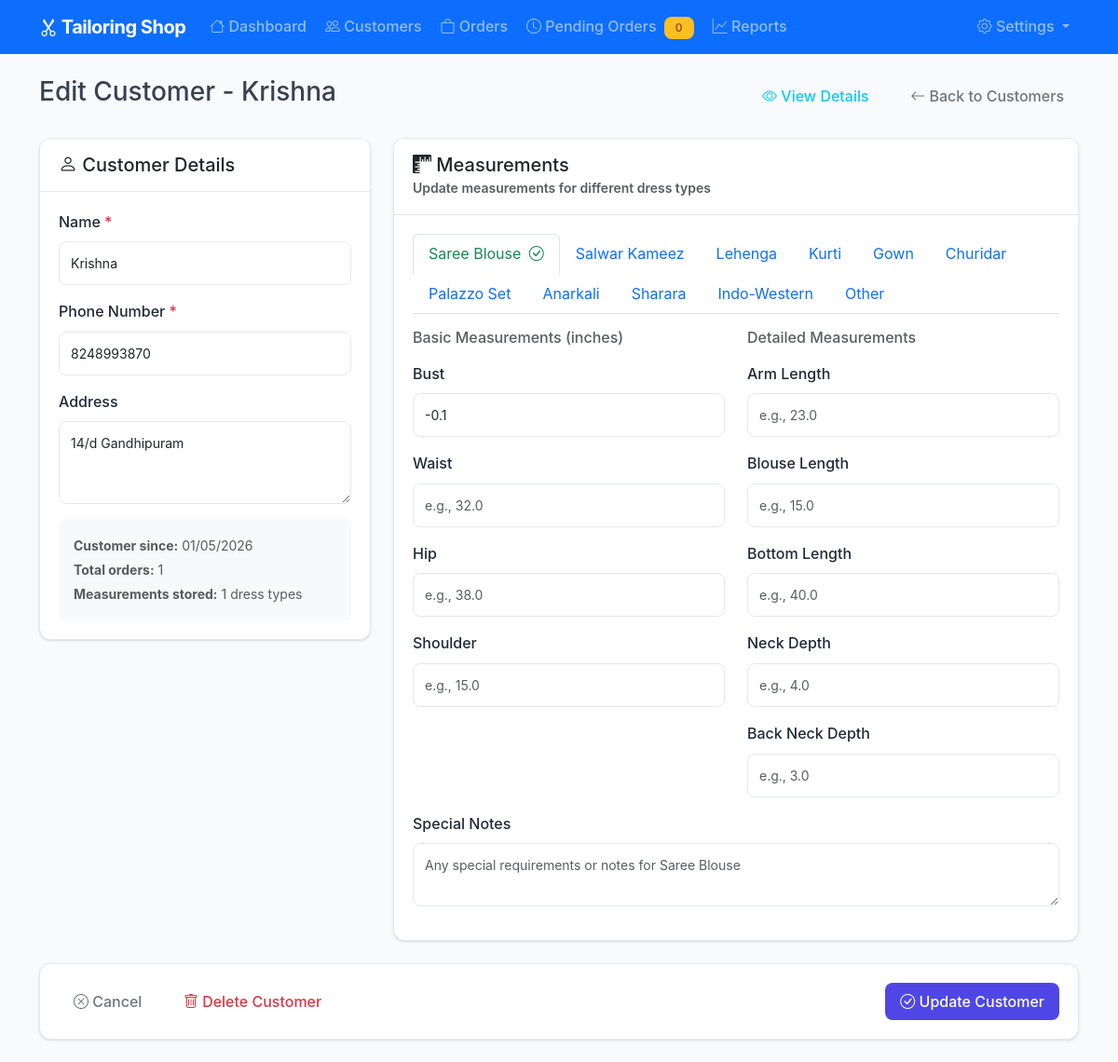
The page /customers/edit/1 on the database its author committed.
### models.py (models this page shows, shortened)
class Customer(db.Model):
    id = db.Column(db.Integer, primary_key=True)
    name = db.Column(db.String(100), nullable=False)
    phone = db.Column(db.String(15), nullable=False)
    address = db.Column(db.Text)
    created_at = db.Column(db.DateTime, default=datetime.utcnow)
    updated_at = db.Column(db.DateTime, default=datetime.utcnow, onupdate=datetime.utcnow)
    orders = db.relationship('Order', backref='customer', lazy=True, cascade='all, delete-orphan')
    measurements = db.relationship('Measurement', backref='customer', lazy=True, cascade='all, delete-orphan')

class Measurement(db.Model):
    id = db.Column(db.Integer, primary_key=True)
    customer_id = db.Column(db.Integer, db.ForeignKey('customer.id'), nullable=False)
    dress_type = db.Column(db.String(50), nullable=False)  # saree_blouse, salwar, lehenga, kurti, gown, etc.
    bust = db.Column(db.Float)
    waist = db.Column(db.Float)
    hip = db.Column(db.Float)
    shoulder = db.Column(db.Float)
    arm_length = db.Column(db.Float)
    blouse_length = db.Column(db.Float)
    kurti_length = db.Column(db.Float)
    salwar_length = db.Column(db.Float)
    bottom_length = db.Column(db.Float)
    neck_depth = db.Column(db.Float)
    back_neck_depth = db.Column(db.Float)
    notes = db.Column(db.Text)
    created_at = db.Column(db.DateTime, default=datetime.utcnow)
    updated_at = db.Column(db.DateTime, default=datetime.utcnow, onupdate=datetime.utcnow)

### blueprints/customers.py (the view, shortened to what this page needs)
@customers_bp.route('/edit/<int:id>', methods=['GET', 'POST'])
def edit(id):
    customer = Customer.query.get_or_404(id)
    return render_template('customers/edit.html', customer=customer, dress_types=DRESS_TYPES)

### templates/customers/edit.html (shortened to what this page needs)
{% extends "base.html" %}
{% block content %}
<div class="row">
    <div class="col-12">
        <div class="d-flex justify-content-between align-items-center mb-4">
            <h1 class="h3">Edit Customer - {{ customer.name }}</h1>
            <div>
                <a href="{{ url_for('customers.view', id=customer.id) }}" class="btn btn-outline-info me-2">
                    <i class="bi bi-eye"></i> View Details
                </a>
                <a href="{{ url_for('customers.index') }}" class="btn btn-outline-secondary">
                    <i class="bi bi-arrow-left"></i> Back to Customers
                </a>
            </div>
        </div>
    </div>
</div>
<form method="POST" novalidate>
    <div class="row">
        <div class="col-lg-4 mb-4">
            <div class="card">
                <div class="card-header">
                    <h5 class="card-title mb-0">
                        <i class="bi bi-person"></i> Customer Details
                    </h5>
                </div>
                <div class="card-body">
                    <div class="mb-3">
                        <label for="name" class="form-label">Name <span class="text-danger">*</span></label>
                        <input type="text" class="form-control" id="name" name="name"
                               value="{{ customer.name }}" required>
                    </div>
                    <div class="mb-3">
                        <label for="phone" class="form-label">Phone Number <span class="text-danger">*</span></label>
                        <input type="tel" class="form-control" id="phone" name="phone"
                               value="{{ customer.phone }}" required>
                    </div>
                    <div class="mb-3">
                        <label for="address" class="form-label">Address</label>
                        <textarea class="form-control" id="address" name="address" rows="3">{{ customer.address or '' }}</textarea>
                    </div>
                    <div class="mt-3 p-3 bg-light rounded">
                        <small class="text-muted">
                            <strong>Customer since:</strong> {{ customer.created_at.strftime('%d/%m/%Y') }}<br>
                            <strong>Total orders:</strong> {{ customer.orders|length }}<br>
                            <strong>Measurements stored:</strong> {{ customer.measurements|length }} dress types
                        </small>
                    </div>
                </div>
            </div>
        </div>
        <div class="col-lg-8 mb-4">
            <div class="card">
                <div class="card-header">
                    <h5 class="card-title mb-0">
                        <i class="bi bi-rulers"></i> Measurements
                    </h5>
                    <small class="text-muted">Update measurements for different dress types</small>
                </div>
                <div class="card-body">
                    <ul class="nav nav-tabs" id="measurementTabs" role="tablist">
                        {% for dress_type in dress_types %}
                        {% set dress_key = dress_type.lower().replace(' ', '_') %}
                        {% set has_measurement = customer.measurements | selectattr('dress_type', 'equalto', dress_type) | list | length > 0 %}
                        <li class="nav-item" role="presentation">
                            <button class="nav-link {% if loop.first %}active{% endif %} {% if has_measurement %}text-success{% endif %}"
                                    id="{{ dress_key }}-tab"
                                    data-bs-toggle="tab"
                                    data-bs-target="#{{ dress_key }}-pane"
                                    type="button" role="tab">
                                {{ dress_type }}
                                {% if has_measurement %}<i class="bi bi-check-circle ms-1"></i>{% endif %}
                            </button>
                        </li>
                        {% endfor %}
                    </ul>
                    <div class="tab-content mt-3" id="measurementTabContent">
                        {% for dress_type in dress_types %}
                        {% set dress_key = dress_type.lower().replace(' ', '_') %}
                        {% set measurement = customer.measurements | selectattr('dress_type', 'equalto', dress_type) | first %}
                        <div class="tab-pane fade {% if loop.first %}show active{% endif %}"
                             id="{{ dress_key }}-pane" role="tabpanel">
                            <div class="row">
                                <div class="col-md-6">
                                    <h6 class="text-muted mb-3">Basic Measurements (inches)</h6>
                                    <div class="mb-3">
                                        <label class="form-label">Bust</label>
                                        <input type="number" step="0.1" class="form-control"
                                               name="{{ dress_key }}_bust"
                                               value="{{ measurement.bust if measurement and measurement.bust else '' }}"
                                               placeholder="e.g., 36.0">
                                    </div>
                                    <div class="mb-3">
                                        <label class="form-label">Waist</label>
                                        <input type="number" step="0.1" class="form-control"
                                               name="{{ dress_key }}_waist"
                                               value="{{ measurement.waist if measurement and measurement.waist else '' }}"
                                               placeholder="e.g., 32.0">
                                    </div>
                                    <div class="mb-3">
                                        <label class="form-label">Hip</label>
                                        <input type="number" step="0.1" class="form-control"
                                               name="{{ dress_key }}_hip"
                                               value="{{ measurement.hip if measurement and measurement.hip else '' }}"
                                               placeholder="e.g., 38.0">
                                    </div>
                                    <div class="mb-3">
                                        <label class="form-label">Shoulder</label>
                                        <input type="number" step="0.1" class="form-control"
                                               name="{{ dress_key }}_shoulder"
                                               value="{{ measurement.shoulder if measurement and measurement.shoulder else '' }}"
                                               placeholder="e.g., 15.0">
                                    </div>
                                </div>
                                <div class="col-md-6">
                                    <h6 class="text-muted mb-3">Detailed Measurements</h6>
                                    <div class="mb-3">
                                        <label class="form-label">Arm Length</label>
                                        <input type="number" step="0.1" class="form-control"
                                               name="{{ dress_key }}_arm_length"
                                               value="{{ measurement.arm_length if measurement and measurement.arm_length else '' }}"
                                               placeholder="e.g., 23.0">
                                    </div>
                                    {% if 'blouse' in dress_type.lower() %}
                                    <div class="mb-3">
                                        <label class="form-label">Blouse Length</label>
                                        <input type="number" step="0.1" class="form-control"
                                               name="{{ dress_key }}_blouse_length"
                                               value="{{ measurement.blouse_length if measurement and measurement.blouse_length else '' }}"
                                               placeholder="e.g., 15.0">
                                    </div>
                                    {% endif %}
                                    <div class="mb-3">
                                        <label class="form-label">Bottom Length</label>
                                        <input type="number" step="0.1" class="form-control"
                                               name="{{ dress_key }}_bottom_length"
                                               value="{{ measurement.bottom_length if measurement and measurement.bottom_length else '' }}"
                                               placeholder="e.g., 40.0">
                                    </div>
                                    <div class="mb-3">
                                        <label class="form-label">Neck Depth</label>
                                        <input type="number" step="0.1" class="form-control"
                                               name="{{ dress_key }}_neck_depth"
                                               value="{{ measurement.neck_depth if measurement and measurement.neck_depth else '' }}"
                                               placeholder="e.g., 4.0">
                                    </div>
                                    <div class="mb-3">
                                        <label class="form-label">Back Neck Depth</label>
                                        <input type="number" step="0.1" class="form-control"
                                               name="{{ dress_key }}_back_neck_depth"
                                               value="{{ measurement.back_neck_depth if measurement and measurement.back_neck_depth else '' }}"
                                               placeholder="e.g., 3.0">
                                    </div>
                                </div>
                            </div>
                            <div class="row">
                                <div class="col-12">
                                    <div class="mb-3">
                                        <label class="form-label">Special Notes</label>
                                        <textarea class="form-control" name="{{ dress_key }}_notes" rows="2"
                                                  placeholder="Any special requirements or notes for {{ dress_type }}">{{ measurement.notes if measurement else '' }}</textarea>
                                    </div>
                                </div>
                            </div>
                        </div>
                        {% endfor %}
                    </div>
                </div>
            </div>
        </div>
    </div>
    <div class="row">
        <div class="col-12">
            <div class="card">
                <div class="card-body">
                    <div class="d-flex justify-content-between">
                        <div>
                            <a href="{{ url_for('customers.view', id=customer.id) }}" class="btn btn-outline-secondary me-2">
                                <i class="bi bi-x-circle"></i> Cancel
                            </a>
                            <button type="button" class="btn btn-outline-danger" data-bs-toggle="modal" data-bs-target="#deleteModal">
                                <i class="bi bi-trash"></i> Delete Customer
                            </button>
                        </div>
                        <button type="submit" class="btn btn-primary">
                            <i class="bi bi-check-circle"></i> Update Customer
                        </button>
                    </div>
                </div>
            </div>
        </div>
    </div>
</form>
{% endblock %}

### static/css/style.css (style rules this page uses)
:root { --primary-color: #4f46e5; --secondary-color: #6b7280; --success-color: #059669; --warning-color: #d97706; --danger-color: #dc2626; --info-color: #0891b2; --light-color: #f8fafc; --dark-color: #1f2937; --border-color: #e5e7eb; --shadow: 0 1px 3px 0 rgb(0 0 0 / 0.1), 0 1px 2px -1px rgb(0 0 0 / 0.1); --shadow-lg: 0 10px 15px -3px rgb(0 0 0 / 0.1), 0 4px 6px -4px rgb(0 0 0 / 0.1); }
body { font-family: 'Inter', -apple-system, BlinkMacSystemFont, 'Segoe UI', Roboto, sans-serif; background-color: #f8fafc; color: #374151; line-height: 1.6; }
.card { border: 1px solid var(--border-color); border-radius: 0.75rem; box-shadow: var(--shadow); transition: all 0.2s ease; overflow: hidden; }
.card-header { background-color: #ffffff; border-bottom: 1px solid var(--border-color); padding: 1rem 1.25rem; font-weight: 600; }
.card-body { padding: 1.25rem; }
.btn { font-weight: 500; border-radius: 0.5rem; padding: 0.5rem 1rem; transition: all 0.2s ease; border: none; position: relative; overflow: hidden; }
.btn:before { content: ''; position: absolute; top: 0; left: -100%; width: 100%; height: 100%; background: linear-gradient(90deg, transparent, rgba(255, 255, 255, 0.2), transparent); transition: left 0.5s; }
.btn-primary { background-color: var(--primary-color); color: white; }
.form-control, .form-select { border: 1px solid var(--border-color); border-radius: 0.5rem; padding: 0.75rem; transition: all 0.2s ease; font-size: 0.875rem; }
.form-label { font-weight: 500; color: var(--dark-color); margin-bottom: 0.5rem; }

### rows shown on the page
Customer: name "Krishna", phone "8248993870", address "14/d Gandhipuram", created_at "01/05/2026"
Measurement: bust "-0.1"

### other values the page prints
{{ pending_count or 0 }} "0"
{{ customer.orders|length }} "1"
{{ customer.measurements|length }} "1"
{{ dress_type }} "Saree Blouse" "Salwar Kameez" "Lehenga" "Kurti" "Gown" "Churidar" "Palazzo Set" "Anarkali" "Sharara" "Indo-Western" "Other"
